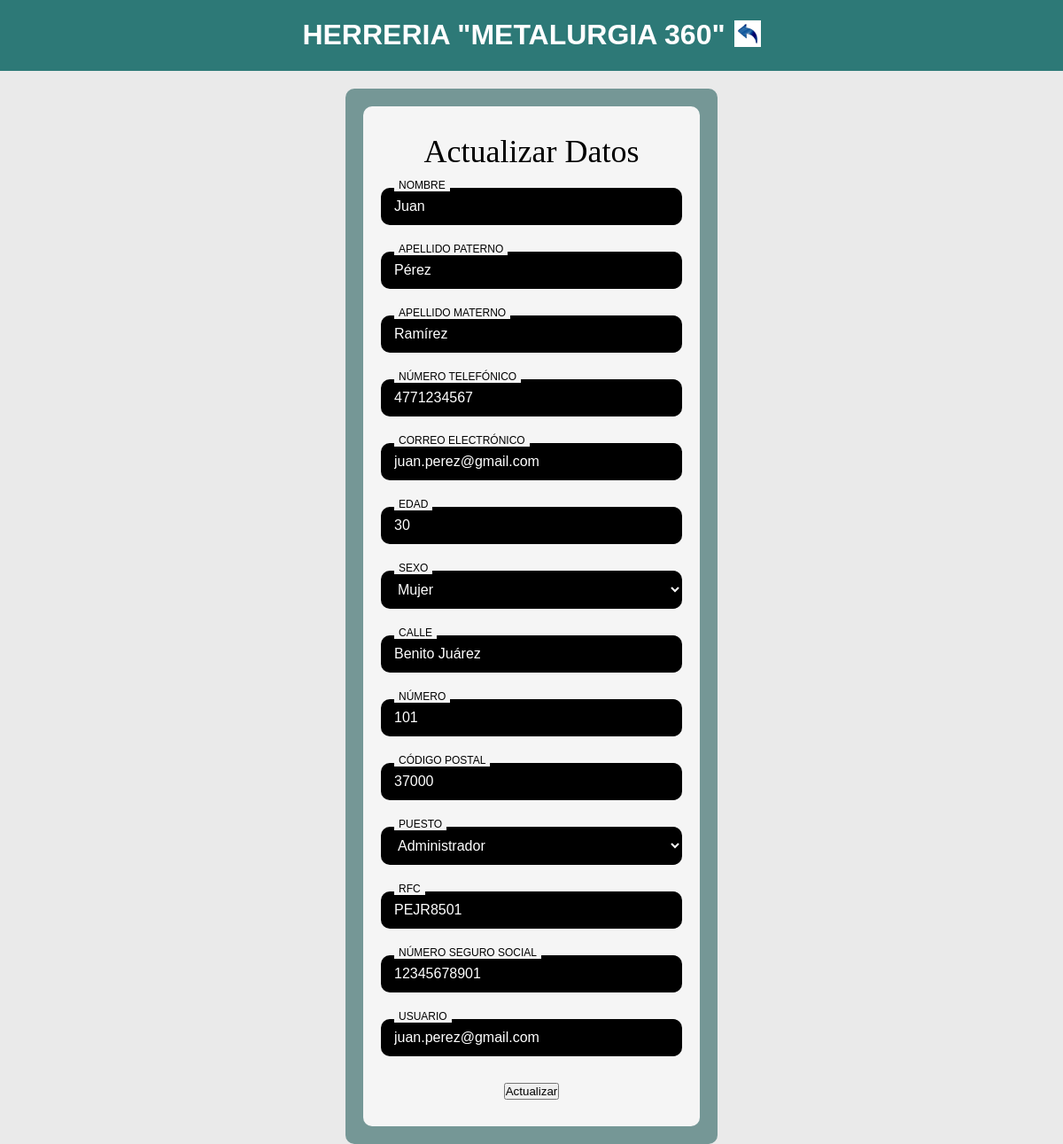
The page /EditarEmpleado.php?idEmpleado=1 on the database its author committed.
### tables this page shows
CREATE TABLE `Empleados` (
  `idEmpleado` int NOT NULL,
  `Puesto` enum('Administrador','Cajero','Agente de Venta') NOT NULL,
  `RFC` varchar(13) NOT NULL,
  `NumeroSeguroSocial` varchar(11) NOT NULL,
  `Usuario` varchar(255) NOT NULL,
  `Contraseña` varchar(255) NOT NULL,
  `idPersona` int NOT NULL
);

CREATE TABLE `Personas` (
  `idPersona` int NOT NULL,
  `Nombre` varchar(50) NOT NULL,
  `Paterno` varchar(50) NOT NULL,
  `Materno` varchar(50) NOT NULL,
  `Telefono` varchar(10) NOT NULL,
  `Email` varchar(50) NOT NULL,
  `Edad` smallint NOT NULL,
  `Sexo` enum('H','M') NOT NULL,
  `idDomicilio` int DEFAULT NULL,
  `Estatus` enum('Activo','Inactivo') NOT NULL DEFAULT 'Activo'
);

CREATE TABLE `Domicilios` (
  `idDomicilio` int NOT NULL,
  `Calle` varchar(50) NOT NULL,
  `Numero` int NOT NULL,
  `c_CP` int NOT NULL
);

CREATE TABLE `CodigosPostales` (
  `c_CP` int NOT NULL,
  `d_codigo` varchar(10) NOT NULL,
  `d_CP` varchar(10) DEFAULT NULL,
  `c_tipo_asenta` int NOT NULL
);

### EditarEmpleado.php (the view, shortened to what this page needs)
<?php
$host = "localhost";
$usuario = "root";
$clave = "";
$bd = "HerreriaUG";
$conexion = new mysqli($host, $usuario, $clave, $bd);
$idEmpleado = $_SESSION['id'] ?? 1;
$conexion->query("SET @id_empleado_sesion := $idEmpleado");
$idEmpleadoEdicion = isset($_GET['idEmpleado']) ? (int)$_GET['idEmpleado'] : null;
$sql = "SELECT e.idEmpleado, e.Puesto, e.RFC, e.NumeroSeguroSocial, e.Usuario,
               p.Nombre, p.Paterno, p.Materno, p.Telefono, p.Email, p.Edad, p.Sexo, p.idDomicilio,
               d.Calle, d.Numero, cp.d_CP
        FROM Empleados e
        JOIN Personas p ON e.idPersona = p.idPersona
        JOIN Domicilios d ON p.idDomicilio = d.idDomicilio
        JOIN CodigosPostales cp ON d.c_CP = cp.c_CP
        WHERE e.idEmpleado = ?";
$stmt = $conexion->prepare($sql);
$stmt->bind_param("i", $idEmpleadoEdicion);
$stmt->execute();
$resultado = $stmt->get_result();
$empleado = $resultado->fetch_assoc();
?>
<!DOCTYPE html>
<html lang="es">
<head>
    <link rel="stylesheet" type="text/css" href="EditarEmpleado2.css" />
</head>
<body>
    <div class="titulin">
        <h1>HERRERIA "METALURGIA 360"</h1>
        <a href="Empleados.php">
            <img src="Imagenes2/regresar.jpg" alt="Botón Atrás" class="boton-atras" />
        </a>
    </div>
    <main>
        <section class="centro">
            <br /><br />
            <div class="log">
                <div class="login">
                    <form method="POST" action="">
                        <div class="titulo">
                            <h2>Actualizar Datos</h2>
                        </div>
                        <div class="input-group">
                            <input type="text" name="Nombre" value="<?php echo htmlspecialchars($empleado['Nombre']); ?>" required placeholder=" " />
                            <label for="Nombre">Nombre</label>
                        </div>
                        <div class="input-group">
                            <input type="text" name="Paterno" value="<?php echo htmlspecialchars($empleado['Paterno']); ?>" required placeholder=" " />
                            <label for="Paterno">Apellido Paterno</label>
                        </div>
                        <div class="input-group">
                            <input type="text" name="Materno" value="<?php echo htmlspecialchars($empleado['Materno']); ?>" required placeholder=" " />
                            <label for="Materno">Apellido Materno</label>
                        </div>
                        <div class="input-group">
                            <input type="tel" name="Telefono" value="<?php echo htmlspecialchars($empleado['Telefono']); ?>" pattern="[0-9]{10}" required placeholder=" " />
                            <label for="Telefono">Número Telefónico</label>
                        </div>
                        <div class="input-group">
                            <input type="email" name="Email" value="<?php echo htmlspecialchars($empleado['Email']); ?>" required placeholder=" " />
                            <label for="Email">Correo Electrónico</label>
                        </div>
                        <div class="input-group">
                            <input type="number" name="Edad" min="0" max="120" value="<?php echo htmlspecialchars($empleado['Edad']); ?>" required placeholder=" " />
                            <label for="Edad">Edad</label>
                        </div>
                        <div class="input-group">
                            <select name="Sexo" required>
                                <option value="M" <?php echo ($empleado['Sexo'] == 'M') ? 'selected' : ''; ?>>Mujer</option>
                            </select>
                            <label for="Sexo">Sexo</label>
                        </div>
                        <div class="input-group">
                            <input type="text" name="Calle" value="<?php echo htmlspecialchars($empleado['Calle']); ?>" required placeholder=" " />
                            <label for="Calle">Calle</label>
                        </div>
                        <div class="input-group">
                            <input type="number" name="Numero" min="1" value="<?php echo htmlspecialchars($empleado['Numero']); ?>" required placeholder=" " />
                            <label for="Numero">Número</label>
                        </div>
                        <div class="input-group">
                            <input type="text" name="d_CP" value="<?php echo htmlspecialchars($empleado['d_CP']); ?>" required placeholder=" " />
                            <label for="d_CP">Código Postal</label>
                        </div>
                        <div class="input-group">
                            <select name="Puesto" required>
                                <option value="Administrador" <?php echo ($empleado['Puesto'] == 'Administrador') ? 'selected' : ''; ?>>Administrador</option>
                            </select>
                            <label for="Puesto">Puesto</label>
                        </div>
                        <div class="input-group">
                            <input type="text" name="RFC" value="<?php echo htmlspecialchars($empleado['RFC']); ?>" maxlength="13" placeholder=" " />
                            <label for="RFC">RFC</label>
                        </div>
                        <div class="input-group">
                            <input type="text" name="NumeroSeguroSocial" value="<?php echo htmlspecialchars($empleado['NumeroSeguroSocial']); ?>" maxlength="11" placeholder=" " />
                            <label for="NumeroSeguroSocial">Número Seguro Social</label>
                        </div>
                        <div class="input-group">
                            <input type="text" name="Usuario" value="<?php echo htmlspecialchars($empleado['Usuario']); ?>" required placeholder=" " />
                            <label for="Usuario">Usuario</label>
                        </div>
                        <button type="submit" class="button-1">Actualizar</button>
                    </form>
                </div>
            </div>
        </section>
    </main>
</body>
</html>

### EditarEmpleado2.css (style rules this page uses)
* { margin: 0; padding: 0; box-sizing: border-box; }
html, body { height: 100%; font-family: 'Arial', sans-serif; background-color: #eaeaea; background-size: cover; background-position: center; background-repeat: no-repeat; min-height: 100vh; }
body { display: flex; flex-direction: column; min-height: 100vh; }
.titulin { position: fixed; top: 0; left: 0; width: 100%; height: 80px; background-color: #2d7977; border-bottom: 1px solid #2d7977; color: white; font-weight: bold; font-size: 16px; display: flex; justify-content: center; align-items: center; text-align: center; z-index: 1000; }
main { flex: 1; display: flex; justify-content: center; align-items: flex-start; padding-top: 100px; width: 100%; min-height: calc(100vh - 120px); }
.centro { display: flex; justify-content: center; width: 100%; }
.log { display: flex; justify-content: center; width: 100%; }
.login { background-color: #759796; width: 35%; max-width: 500px; min-height: 500px; border-radius: 10px; padding: 20px; display: flex; justify-content: center; align-items: center; }
form { width: 100%; height: 100%; background-color: whitesmoke; border-radius: 10px; padding: 30px 20px; display: flex; flex-direction: column; justify-content: space-between; align-items: center; }
.titulo { text-align: center; width: 100%; margin-bottom: 20px; }
.titulo h2, h2 { font-family: "Times New Roman", serif; font-size: 36px; font-weight: normal; color: black; margin: 0; }
.input-group { width: 100%; position: relative; margin-bottom: 30px; }
.input-group input, .input-group select, .input-group textarea { width: 100%; padding: 12px 15px; border-radius: 10px; border: none; font-size: 16px; background-color: black; color: white; }
.input-group label { position: absolute; top: -10px; left: 15px; background-color: whitesmoke; color: black; font-size: 12px; padding: 0 5px; text-transform: uppercase; pointer-events: none; }
.boton-atras { width: 30px; height: auto; cursor: pointer; transition: transform 0.3s ease; margin-left: 10px; }
.titulin { position: fixed; top: 0; left: 0; width: 100%; display: flex; align-items: center; justify-content: center; text-align: center; color: white; height: 80px; border-bottom: 1px solid #2d7977; background-color: #2d7977; font-size: 16px; font-weight: bold; z-index: 1000; }

### rows shown on the page
empleados: Nombre "Juan", Paterno "Pérez", Materno "Ramírez", Telefono "4771234567", Email "juan.perez@gmail.com", Edad "30", Calle "Benito Juárez", Numero "101", d_CP "37000", Puesto "Administrador", RFC "PEJR8501", NumeroSeguroSocial "12345678901", Usuario "juan.perez@gmail.com"
personas: Sexo "Mujer"
